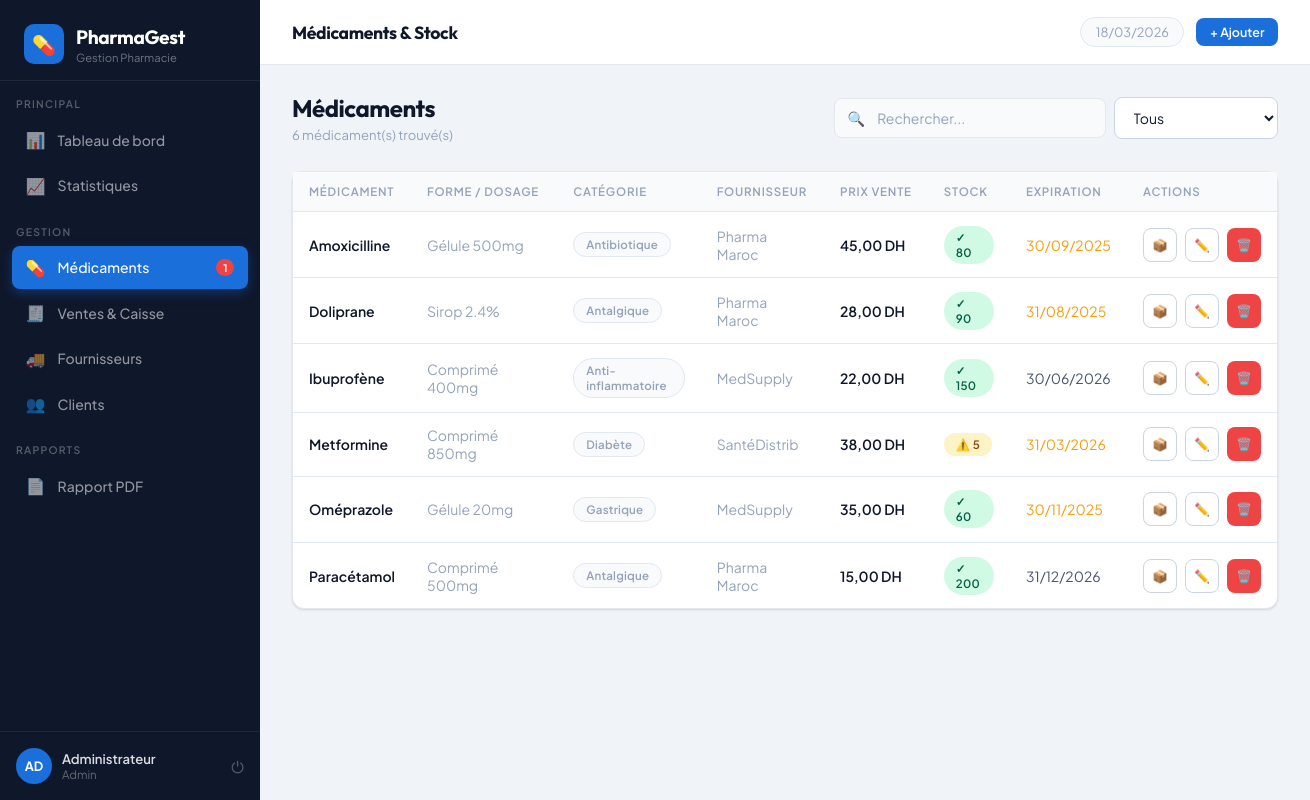
The app's page /medicaments.php (signed in) with its own data.
### tables this page shows
CREATE TABLE medicaments (
    id INT AUTO_INCREMENT PRIMARY KEY,
    nom VARCHAR(200) NOT NULL,
    forme VARCHAR(50),
    dosage VARCHAR(50),
    categorie VARCHAR(100),
    fournisseur_id INT,
    prix_achat DECIMAL(10,2) NOT NULL DEFAULT 0,
    prix_vente DECIMAL(10,2) NOT NULL DEFAULT 0,
    stock_actuel INT NOT NULL DEFAULT 0,
    stock_min INT NOT NULL DEFAULT 10,
    date_expiration DATE,
    created_at TIMESTAMP DEFAULT CURRENT_TIMESTAMP,
    FOREIGN KEY (fournisseur_id) REFERENCES fournisseurs(id) ON DELETE SET NULL
);

CREATE TABLE fournisseurs (
    id INT AUTO_INCREMENT PRIMARY KEY,
    nom VARCHAR(150) NOT NULL,
    contact VARCHAR(100),
    telephone VARCHAR(20),
    email VARCHAR(100),
    adresse TEXT,
    created_at TIMESTAMP DEFAULT CURRENT_TIMESTAMP
);

### config/database.php (called while the page is built, shortened)
<?php
function h($s) { return htmlspecialchars($s ?? '', ENT_QUOTES, 'UTF-8'); }
function formatPrice($n) { return number_format($n, 2, ',', ' ') . ' DH'; }
function formatDate($d)  { return $d ? date('d/m/Y', strtotime($d)) : '—'; }

### medicaments.php (the view, shortened to what this page needs)
<?php
require_once 'config/database.php';
$pdo = db();
$search = trim($_GET['q'] ?? '');
$where = ['1=1']; $params = [];
$sql = "SELECT m.*, f.nom as fournisseur_nom FROM medicaments m LEFT JOIN fournisseurs f ON m.fournisseur_id = f.id WHERE " . implode(' AND ', $where) . " ORDER BY m.nom";
$stmt = $pdo->prepare($sql); $stmt->execute($params);
$meds = $stmt->fetchAll();
?>
<!DOCTYPE html>
<html lang="fr">
<head>
<link rel="stylesheet" href="assets/style.css">
</head>
<body>
<?php require_once 'includes/sidebar.php'; ?>
<div class="main">
    <div class="topbar">
        <div class="topbar-title">Médicaments & Stock</div>
        <div class="topbar-actions">
            <span class="topbar-date"><?= date('d/m/Y') ?></span>
            <button class="btn btn-primary btn-sm" onclick="openModal('modalAdd')">+ Ajouter</button>
        </div>
    </div>
    <div class="content">
        <div class="page-header">
            <div>
                <div class="page-title">Médicaments</div>
                <div class="page-sub"><?= count($meds) ?> médicament(s) trouvé(s)</div>
            </div>
            <div class="flex items-center gap-1" style="flex-wrap:wrap">
                <form method="GET" style="display:flex;gap:0.5rem;align-items:center">
                    <div class="search-bar">
                        <span>🔍</span>
                        <input type="text" name="q" placeholder="Rechercher..." value="<?= h($search) ?>">
                    </div>
                    <select name="filtre" class="form-control" style="width:auto" onchange="this.form.submit()">
                        <option value="">Tous</option>
                    </select>
                </form>
            </div>
        </div>
        <div class="card">
            <div class="table-wrap">
                <table>
                    <thead>
                        <tr>
                            <th>Médicament</th><th>Forme / Dosage</th><th>Catégorie</th>
                            <th>Fournisseur</th><th>Prix vente</th><th>Stock</th>
                            <th>Expiration</th><th>Actions</th>
                        </tr>
                    </thead>
                    <tbody>
                    <?php foreach ($meds as $m): ?>
                    <?php
                        $stock_ok = $m['stock_actuel'] > $m['stock_min'];
                        $stock_warn = !$stock_ok && $m['stock_actuel'] > 0;
                        $stock_empty = $m['stock_actuel'] == 0;
                        $exp_soon = $m['date_expiration'] && strtotime($m['date_expiration']) <= strtotime('+30 days');
                    ?>
                    <tr>
                        <td><strong><?= h($m['nom']) ?></strong></td>
                        <td class="text-muted"><?= h($m['forme']) ?> <?= h($m['dosage']) ?></td>
                        <td><?= $m['categorie'] ? '<span class="badge badge-neutral">'.h($m['categorie']).'</span>' : '—' ?></td>
                        <td class="text-muted"><?= h($m['fournisseur_nom'] ?? '—') ?></td>
                        <td><strong><?= formatPrice($m['prix_vente']) ?></strong></td>
                        <td>
                            <?php if ($stock_empty): ?>
                            <span class="badge badge-danger">🔴 Rupture</span>
                            <?php elseif ($stock_warn): ?>
                            <span class="badge badge-warning">⚠️ <?= $m['stock_actuel'] ?></span>
                            <?php else: ?>
                            <span class="badge badge-success">✓ <?= $m['stock_actuel'] ?></span>
                            <?php endif; ?>
                        </td>
                        <td><?= $exp_soon ? '<span class="text-warning">'.formatDate($m['date_expiration']).'</span>' : formatDate($m['date_expiration']) ?></td>
                        <td>
                            <div class="flex gap-1">
                                <button class="btn btn-outline btn-icon btn-sm" title="Ajuster stock" onclick="openStock(<?= $m['id'] ?>, '<?= h($m['nom']) ?>', <?= $m['stock_actuel'] ?>)">📦</button>
                                <button class="btn btn-outline btn-icon btn-sm" title="Modifier" onclick='openEdit(<?= json_encode($m) ?>)'>✏️</button>
                                <button class="btn btn-danger btn-icon btn-sm" title="Supprimer" onclick="confirmDelete(<?= $m['id'] ?>, '<?= h($m['nom']) ?>')">🗑️</button>
                            </div>
                        </td>
                    </tr>
                    <?php endforeach; ?>
                    </tbody>
                </table>
            </div>
        </div>
    </div>
</div>
</body>
</html>

### records on screen
medicaments: nom "Amoxicilline", forme "Gélule", dosage "500mg", categorie "Antibiotique", fournisseur.nom "Pharma Maroc", prix_vente "45,00 DH", stock_actuel "80", date_expiration "30/09/2025"
medicaments: nom "Doliprane", forme "Sirop", dosage "2.4%", categorie "Antalgique", fournisseur.nom "Pharma Maroc", prix_vente "28,00 DH", stock_actuel "90", date_expiration "31/08/2025"
medicaments: nom "Ibuprofène", forme "Comprimé", dosage "400mg", categorie "Anti-inflammatoire", fournisseur.nom "MedSupply", prix_vente "22,00 DH", stock_actuel "150", date_expiration "30/06/2026"
medicaments: nom "Metformine", forme "Comprimé", dosage "850mg", categorie "Diabète", fournisseur.nom "SantéDistrib", prix_vente "38,00 DH", stock_actuel "5", date_expiration "31/03/2026"
medicaments: nom "Oméprazole", forme "Gélule", dosage "20mg", categorie "Gastrique", fournisseur.nom "MedSupply", prix_vente "35,00 DH", stock_actuel "60", date_expiration "30/11/2025"
medicaments: nom "Paracétamol", forme "Comprimé", dosage "500mg", categorie "Antalgique", fournisseur.nom "Pharma Maroc", prix_vente "15,00 DH", stock_actuel "200", date_expiration "31/12/2026"

### other values on screen
APP_NAME "PharmaGest"
$stock_alerte "1"
substr($user['nom'],0,2) "AD"
$user['nom'] "Administrateur"
$user['role'] "Admin"
count($meds) "6"
